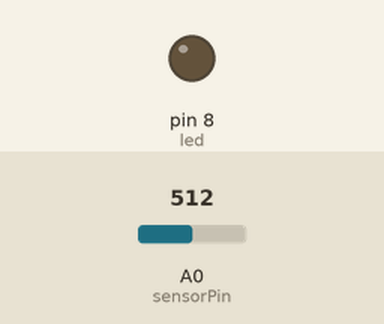
This sketch was run on a simulated Arduino Uno, built with avr-gcc and run on an emulated ATmega328P. Parts: output pins drawn as LEDs (lit = HIGH). The inputs (shaded band) are chosen by the test bench; at power-on: A0 (sensorPin) = 512.

Above: at 1.2 s.
1.3 s: A0 (sensorPin) set to 105
2.8 s: A0 (sensorPin) set to 92
At 3.4 s:
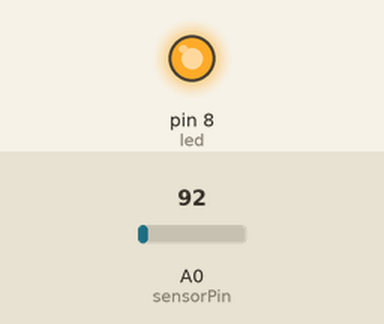
4.3 s: A0 (sensorPin) set to 110
At 5.6 s:
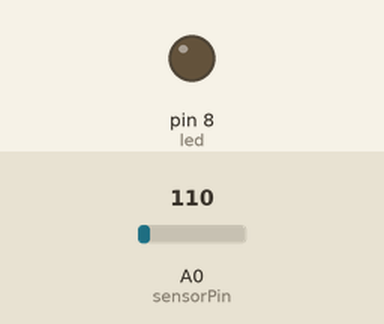
5.9 s: A0 (sensorPin) set to 90
At 7.1 s:
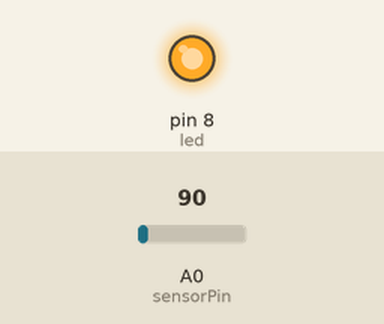
Timing chart, 0 to 8.5 s (numbered marks = the images above; inputs shaded):
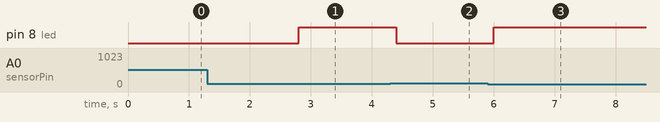

Measured:
- the behaviour switches between 100 and 99 on A0 (sensorPin) (found by bisection; images 0 and 1)
- after the input at 1.3 s, every drawn part: stays the same
- after the input at 2.8 s, pin 8 (led): LOW → HIGH at once
- after the input at 4.3 s, pin 8 (led): HIGH → LOW after 0.10 s
- after the input at 5.9 s, pin 8 (led): LOW → HIGH after 0.10 s

The sketch:

lab_control_led.ino
```cpp
int sensorPin = A0;
int led = 8;
int sensorValue = 0;

int statusLed = 2;

void setup(){
  pinMode(led, OUTPUT);
  Serial.begin(9600);
}

void loop(){
  sensorValue = analogRead(sensorPin); // 0 -> 1023

  while (Serial.available() > 0) {
    statusLed = Serial.parseInt();
  }

  switch(statusLed){
   case 0:
     digitalWrite(led, LOW);
     break;
   case 1:
     digitalWrite(led, HIGH);
     break;
   default:
     senzorLumina();
     break;
   }

  delay(200); // 500 ms => 0.5s
}

void senzorLumina(){
  if(sensorValue < 100){
    digitalWrite(led, HIGH); // 1 logic, 5V electric
  }else{
    digitalWrite(led, LOW); // 0 logic, 0V electric
  }
}
```
